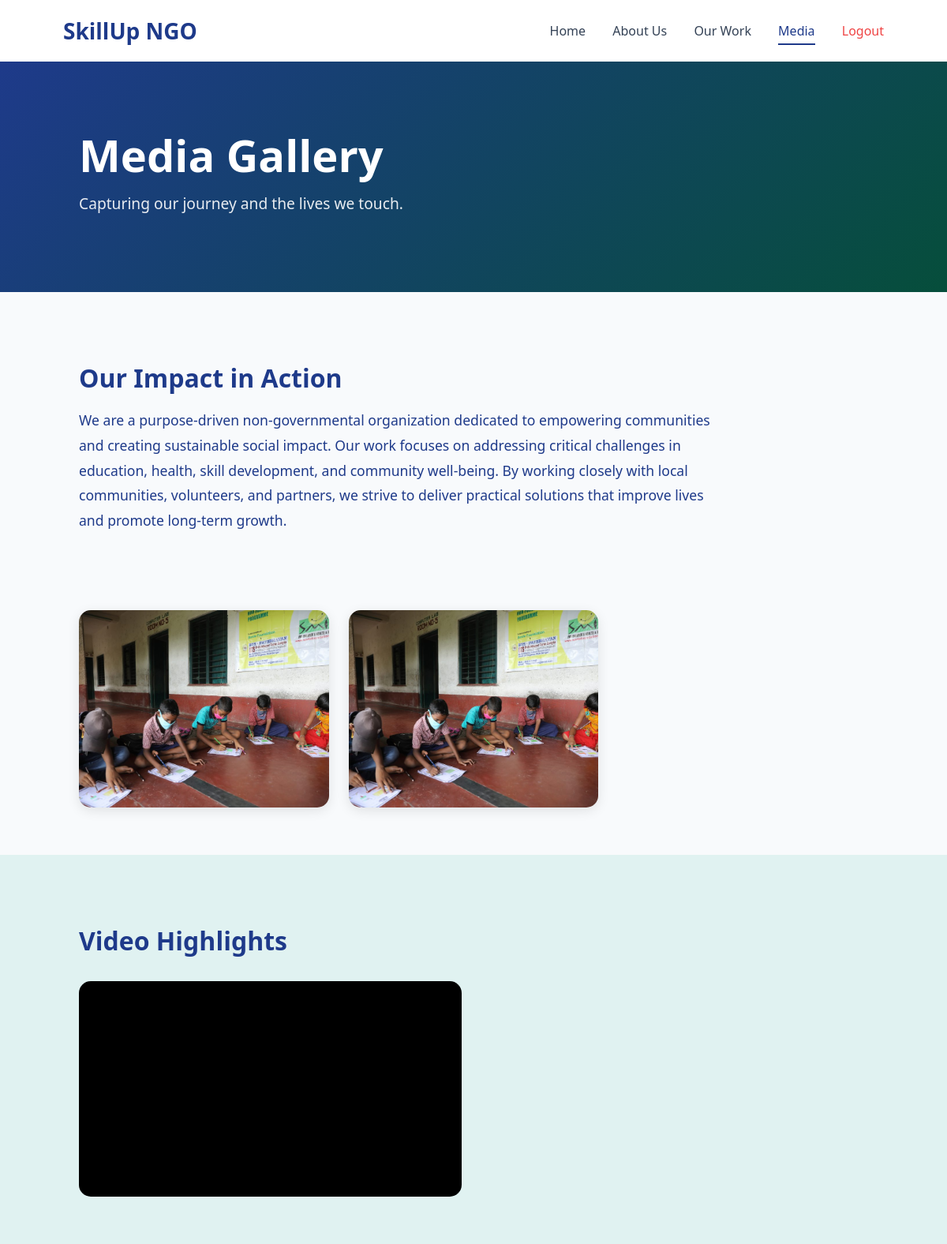
/media (signed in), run on the app's committed database.
### tables this page shows
CREATE TABLE site_content (
            id INTEGER PRIMARY KEY CHECK (id = 1),
            banner TEXT, vision TEXT, mission TEXT, about TEXT,
            story TEXT, core_values TEXT, media_intro TEXT
        );

CREATE TABLE media (
            id INTEGER PRIMARY KEY AUTOINCREMENT,
            filename TEXT, 
            url TEXT,
            type TEXT -- 'image' or 'video'
        );

### app.py (the view)
@app.route("/media")
def media():
    if "user" not in session: return redirect(url_for("login"))
    conn = get_db_connection()
    content = conn.execute('SELECT * FROM site_content WHERE id = 1').fetchone()
    images = conn.execute("SELECT * FROM media WHERE type='image'").fetchall()
    videos = conn.execute("SELECT * FROM media WHERE type='video'").fetchall()
    conn.close()
    return render_template("media.html", content=content, images=images, videos=videos)

### app.py (called while the page is built)
def get_db_connection():
    conn = sqlite3.connect('database.db')
    conn.row_factory = sqlite3.Row
    return conn

### templates/media.html (shortened to what this page needs)
<!DOCTYPE html>
<html lang="en">
<head>
</head>
<body>
    <nav class="navbar">
        <div class="logo">SkillUp NGO</div>
        <div class="nav-links">
            <a href="{{ url_for('home') }}">Home</a>
            <a href="{{ url_for('about') }}">About Us</a>
            <a href="{{ url_for('our_work') }}">Our Work</a>
            <a href="{{ url_for('media') }}" class="active-link">Media</a>
            <a href="{{ url_for('logout') }}" style="color: #ef4444;">Logout</a>
        </div>
    </nav>
    <div class="hero">
        <h1>Media Gallery</h1>
        <p style="opacity: 0.9; font-size: 1.2rem; margin-top: 10px;">Capturing our journey and the lives we touch.</p>
    </div>
    <div style="padding: 60px 100px 20px;">
        <h2 style="color: #1e3a8a; font-size: 2rem; margin-bottom: 10px;">Our Impact in Action</h2>
        <p style="color: #1e3a8a; line-height: 1.8; font-size: 1.1rem; max-width: 800px;">
            {{ content.media_intro }}
        </p>
    </div>
    <div class="gallery-grid">
        {% for img in images %}
        <div class="gallery-item">
            <img src="{{ url_for('static', filename='uploads/' + img.filename) }}" alt="Gallery Image">
        </div>
        {% endfor %}
    </div>
    <div class="video-section">
        <h2 style="color: #1e3a8a; font-size: 2rem;">Video Highlights</h2>
        <div class="video-grid">
            {% for video in videos %}
            <div class="video-card">
                <iframe src="{{ video.url }}" allowfullscreen></iframe>
            </div>
            {% endfor %}
        </div>
    </div>
</body>
</html>

### templates/media.html (style rules this page uses)
body { font-family: 'Segoe UI', sans-serif; margin: 0; background-color: #f8fafc; }
.navbar { display: flex; justify-content: space-between; align-items: center; padding: 20px 80px; background: white; box-shadow: 0 2px 10px rgba(0,0,0,0.05); }
.logo { font-size: 28px; font-weight: bold; color: #1e3a8a; }
.nav-links a { text-decoration: none; color: #334155; margin-left: 30px; font-weight: 500; }
.active-link { color: #1e3a8a !important; border-bottom: 2px solid #1e3a8a; padding-bottom: 5px; }
.hero { background: linear-gradient(135deg, #1e3a8a 0%, #064e3b 100%); color: white; padding: 80px 100px; }
.hero h1 { font-size: 3.5rem; margin: 0; }
.gallery-grid { display: grid; grid-template-columns: repeat(auto-fill, minmax(300px, 1fr)); gap: 25px; padding: 60px 100px; }
.gallery-item { height: 250px; border-radius: 15px; overflow: hidden; box-shadow: 0 4px 15px rgba(0,0,0,0.1); }
.gallery-item img { width: 100%; height: 100%; object-fit: cover; transition: 0.3s; }
.video-section { padding: 60px 100px; background: #e0f2f1; }
.video-grid { display: grid; grid-template-columns: repeat(auto-fill, minmax(450px, 1fr)); gap: 30px; margin-top: 30px; }
.video-card { position: relative; padding-bottom: 56.25%; height: 0; overflow: hidden; border-radius: 15px; background: #000; }
.video-card iframe { position: absolute; top: 0; left: 0; width: 100%; height: 100%; border: 0; }

### data on the page
site_content: media_intro "We are a purpose-driven non-governmental organization dedicated to empowering communities and creating sustainable social impact. Our work focuses on addressing critical challenges in education, health, skill development, and community well-being. By working closely with local communities, volunteers, and partners, we strive to deliver practical solutions that improve lives and promote long-term growth."
media: filename (picture)
media: filename (picture)
